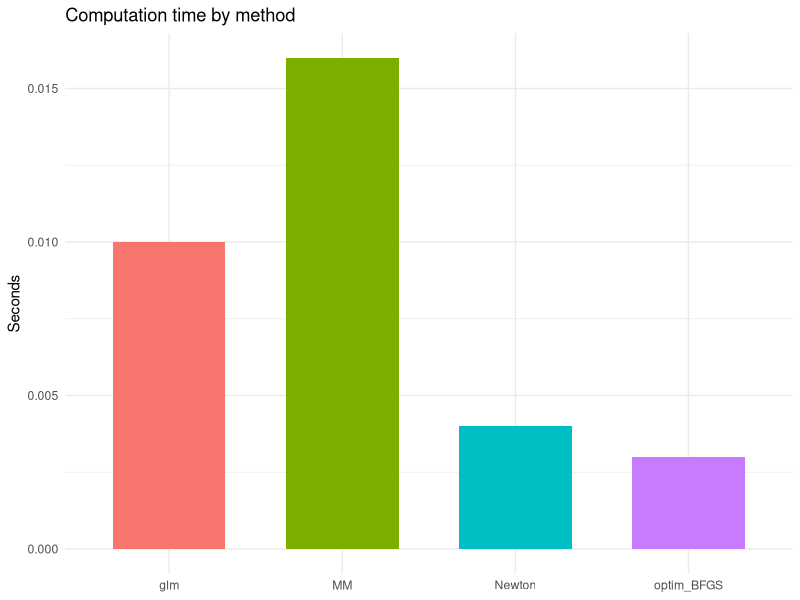
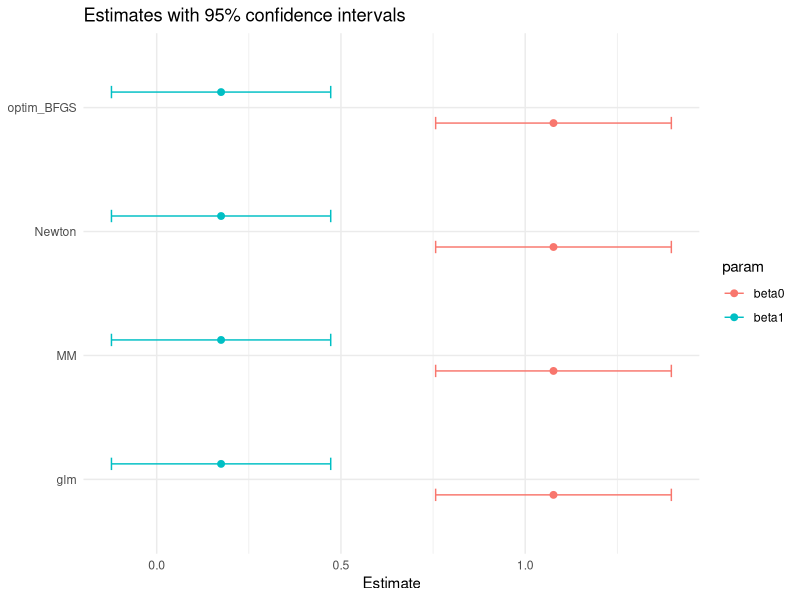
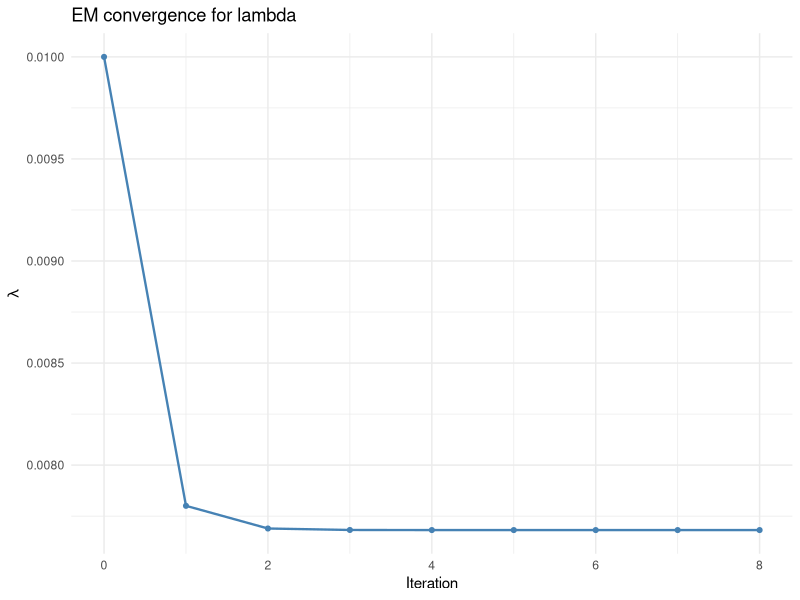

Reproduce these figures in R, in order.
## ---- chunk 1
knitr::opts_chunk$set(echo = TRUE, warning = FALSE, message = FALSE)
library(ggplot2)
## ---- chunk 2
set.seed(731)

n <- 200
beta_true <- c(1, 0.3)
x <- rnorm(n)
X <- cbind(1, x)
eta <- as.vector(X %*% beta_true)
prob <- 1 / (1 + exp(-eta))
y <- rbinom(n, 1, prob)

loglik <- function(beta, X, y) {
  eta <- as.vector(X %*% beta)
  sum(y * eta - log1p(exp(eta)))
}

score <- function(beta, X, y) {
  eta <- as.vector(X %*% beta)
  mu <- 1 / (1 + exp(-eta))
  as.vector(t(X) %*% (y - mu))
}

hess <- function(beta, X, y) {
  eta <- as.vector(X %*% beta)
  mu <- 1 / (1 + exp(-eta))
  w <- mu * (1 - mu)
  -crossprod(X * w, X)
}

newton_logit <- function(X, y, beta0 = c(0, 0), tol = 1e-8, maxit = 200) {
  beta <- beta0
  t0 <- proc.time()[3]
  for (it in 1:maxit) {
    g <- score(beta, X, y)
    H <- hess(beta, X, y)
    beta_new <- beta - solve(H, g)
    if (max(abs(beta_new - beta)) < tol) {
      beta <- beta_new
      break
    }
    beta <- beta_new
  }
  elapsed <- proc.time()[3] - t0

  eta <- as.vector(X %*% beta)
  mu <- 1 / (1 + exp(-eta))
  w <- mu * (1 - mu)
  vc <- solve(crossprod(X * w, X))
  se <- sqrt(diag(vc))

  list(beta = beta, se = se, vcov = vc, iter = it, time = elapsed)
}

mm_logit <- function(X, y, beta0 = c(0, 0), tol = 1e-8, maxit = 500, inner_maxit = 200) {
  p_dim <- ncol(X)
  beta <- beta0
  t0 <- proc.time()[3]

  for (it in 1:maxit) {
    beta_k <- beta
    eta_k <- as.vector(X %*% beta_k)
    w <- exp(eta_k) / (1 + exp(eta_k))
    beta_new <- beta_k

    for (j in 1:p_dim) {
      b <- beta_k[j]
      xj <- X[, j]
      s1 <- sum(y * xj)

      for (inner in 1:inner_maxit) {
        exp_term <- exp(p_dim * xj * (b - beta_k[j]))
        d1 <- -sum(w * xj * exp_term) + s1
        d2 <- -p_dim * sum(w * xj^2 * exp_term)
        b_new <- b - d1 / d2
        if (abs(b_new - b) < 1e-10) {
          b <- b_new
          break
        }
        b <- b_new
      }
      beta_new[j] <- b
    }

    if (max(abs(beta_new - beta_k)) < tol) {
      beta <- beta_new
      break
    }
    beta <- beta_new
  }

  elapsed <- proc.time()[3] - t0

  eta <- as.vector(X %*% beta)
  mu <- 1 / (1 + exp(-eta))
  w <- mu * (1 - mu)
  vc <- solve(crossprod(X * w, X))
  se <- sqrt(diag(vc))

  list(beta = beta, se = se, vcov = vc, iter = it, time = elapsed)
}

ci95 <- function(beta, se) {
  cbind(low = beta - 1.96 * se, high = beta + 1.96 * se)
}

fit_newton <- newton_logit(X, y, beta0 = c(0, 0), tol = 1e-8)
fit_mm <- mm_logit(X, y, beta0 = c(0, 0), tol = 1e-8)

t_glm <- system.time(
  fit_glm <- glm(y ~ x, family = binomial())
)
beta_glm <- coef(fit_glm)
se_glm <- sqrt(diag(vcov(fit_glm)))

negll <- function(beta, X, y) -loglik(beta, X, y)
t_optim <- system.time(
  fit_optim <- optim(c(0, 0), negll, X = X, y = y,
                     method = "BFGS", hessian = TRUE,
                     control = list(reltol = 1e-8, maxit = 1000))
)
beta_optim <- fit_optim$par
se_optim <- sqrt(diag(solve(fit_optim$hessian)))

results <- data.frame(
  method = c("Newton", "MM", "glm", "optim_BFGS"),
  beta0 = c(fit_newton$beta[1], fit_mm$beta[1], beta_glm[1], beta_optim[1]),
  beta1 = c(fit_newton$beta[2], fit_mm$beta[2], beta_glm[2], beta_optim[2]),
  iter = c(fit_newton$iter, fit_mm$iter, fit_glm$iter, fit_optim$counts["function"]),
  time_sec = c(fit_newton$time, fit_mm$time, t_glm["elapsed"], t_optim["elapsed"])
)

ci_df <- rbind(
  data.frame(method = "Newton", param = c("beta0", "beta1"), ci95(fit_newton$beta, fit_newton$se)),
  data.frame(method = "MM", param = c("beta0", "beta1"), ci95(fit_mm$beta, fit_mm$se)),
  data.frame(method = "glm", param = c("beta0", "beta1"), ci95(beta_glm, se_glm)),
  data.frame(method = "optim_BFGS", param = c("beta0", "beta1"), ci95(beta_optim, se_optim))
)

results_disp <- results
results_disp[sapply(results_disp, is.numeric)] <-
  round(results_disp[sapply(results_disp, is.numeric)], 6)

ci_df_disp <- ci_df
ci_df_disp[sapply(ci_df_disp, is.numeric)] <-
  round(ci_df_disp[sapply(ci_df_disp, is.numeric)], 6)
rownames(ci_df_disp) <- NULL

knitr::kable(results_disp, caption = "Method comparison: estimates, iterations, and time")
knitr::kable(ci_df_disp, row.names = FALSE, caption = "95% confidence intervals for beta0 and beta1")
## ---- chunk 3
ggplot(results, aes(x = method, y = time_sec, fill = method)) +
  geom_col(width = 0.65, show.legend = FALSE) +
  labs(title = "Computation time by method", x = NULL, y = "Seconds") +
  theme_minimal(base_size = 11)
## ---- chunk 4
plot_df <- merge(
  data.frame(method = results$method, beta0 = results$beta0, beta1 = results$beta1),
  ci_df,
  by = "method"
)
plot_df$estimate <- ifelse(plot_df$param == "beta0", plot_df$beta0, plot_df$beta1)

ggplot(plot_df, aes(x = estimate, y = method, color = param)) +
  geom_point(position = position_dodge(width = 0.5), size = 2) +
  geom_errorbarh(aes(xmin = low, xmax = high),
                 position = position_dodge(width = 0.5), height = 0.2) +
  labs(title = "Estimates with 95% confidence intervals", x = "Estimate", y = NULL) +
  theme_minimal(base_size = 11)
## ---- chunk 5
library(survival)

veteran <- survival::veteran
y_obs <- veteran$time
delta <- veteran$status

em_exp_censored <- function(y, delta, lambda0 = 0.01, tol = 1e-10, maxit = 10000) {
  lambda <- lambda0
  trace <- data.frame(iter = 0, lambda = lambda0)
  t0 <- proc.time()[3]

  for (it in 1:maxit) {
    Et <- ifelse(delta == 1, y, y + 1 / lambda)
    lambda_new <- length(y) / sum(Et)
    trace <- rbind(trace, data.frame(iter = it, lambda = lambda_new))

    if (abs(lambda_new - lambda) < tol * max(1, abs(lambda))) {
      lambda <- lambda_new
      break
    }
    lambda <- lambda_new
  }

  list(lambda = lambda, iter = it, time = proc.time()[3] - t0, trace = trace)
}

fit_em <- em_exp_censored(y_obs, delta)

# Closed-form MLE under right-censoring
d <- sum(delta)
S <- sum(y_obs)
lambda_hat <- d / S

# Wald CI from observed information: I(lambda) = d/lambda^2
se_lambda <- lambda_hat / sqrt(d)
ci_wald <- lambda_hat + c(-1, 1) * 1.96 * se_lambda

# AFT comparison using exponential errors
fit_aft <- survreg(Surv(time, status) ~ 1, data = veteran, dist = "exponential")
mu_hat <- as.numeric(coef(fit_aft)[1])
se_mu <- sqrt(fit_aft$var[1, 1])
lambda_aft <- exp(-mu_hat)
ci_lambda_aft <- exp(-(mu_hat + c(1, -1) * 1.96 * se_mu))

summary_tbl <- data.frame(
  quantity = c("EM lambda", "Closed-form lambda", "AFT-transformed lambda", "EM iterations", "EM time (sec)"),
  value = c(fit_em$lambda, lambda_hat, lambda_aft, fit_em$iter, fit_em$time)
)

ci_tbl <- data.frame(
  method = c("EM/MLE Wald CI", "AFT transformed CI"),
  lower = c(ci_wald[1], ci_lambda_aft[1]),
  upper = c(ci_wald[2], ci_lambda_aft[2])
)

summary_tbl_disp <- summary_tbl
summary_tbl_disp[sapply(summary_tbl_disp, is.numeric)] <-
  round(summary_tbl_disp[sapply(summary_tbl_disp, is.numeric)], 6)

ci_tbl_disp <- ci_tbl
ci_tbl_disp[sapply(ci_tbl_disp, is.numeric)] <-
  round(ci_tbl_disp[sapply(ci_tbl_disp, is.numeric)], 6)

knitr::kable(summary_tbl_disp, caption = "Estimated lambda and convergence summary")
knitr::kable(ci_tbl_disp, caption = "95% confidence intervals for lambda")
## ---- chunk 6
ggplot(fit_em$trace, aes(iter, lambda)) +
  geom_line(color = "steelblue", linewidth = 0.8) +
  geom_point(color = "steelblue", size = 1.4) +
  labs(title = "EM convergence for lambda", x = "Iteration", y = expression(lambda)) +
  theme_minimal(base_size = 11)
